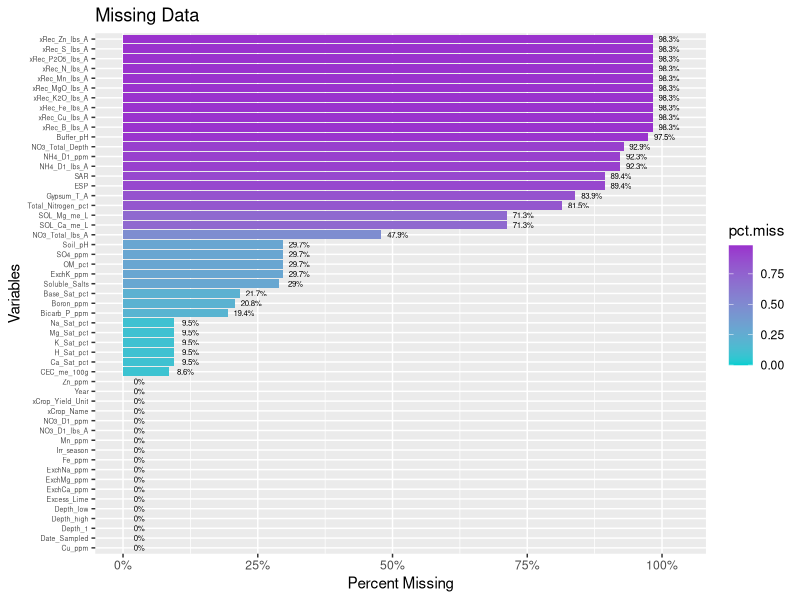
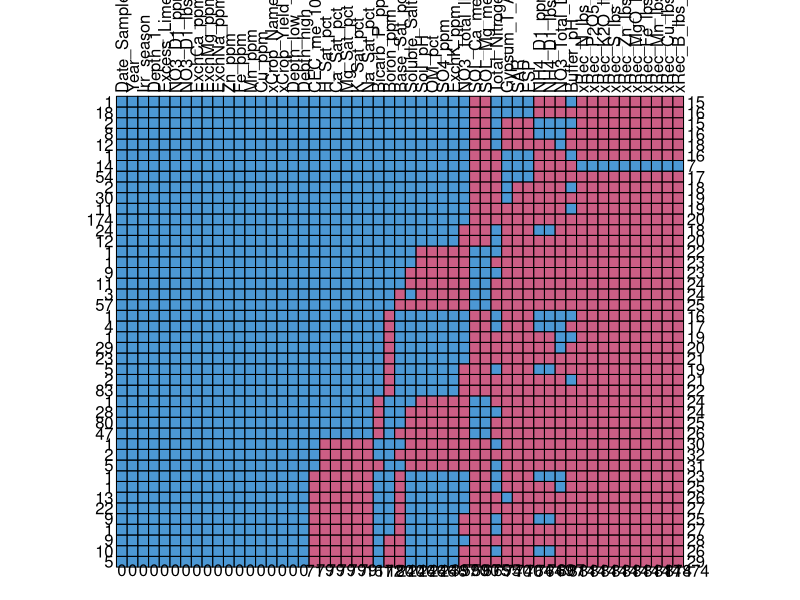
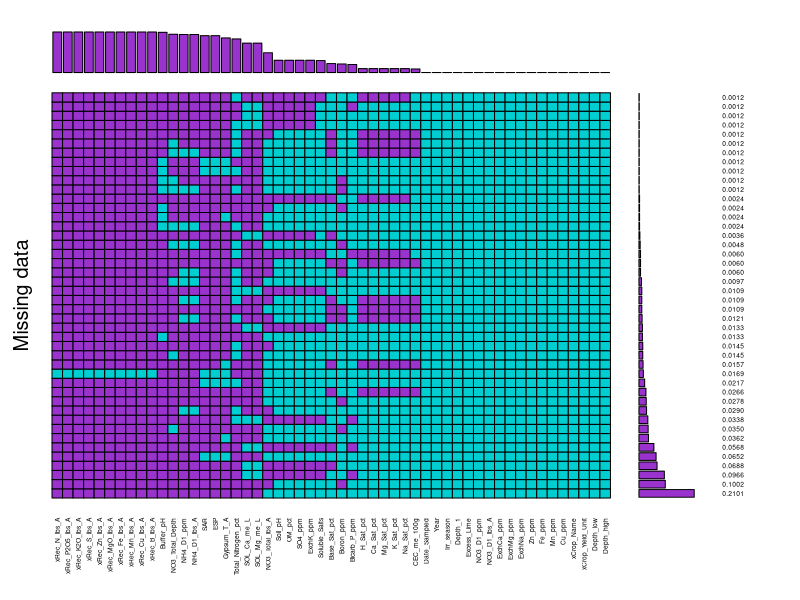
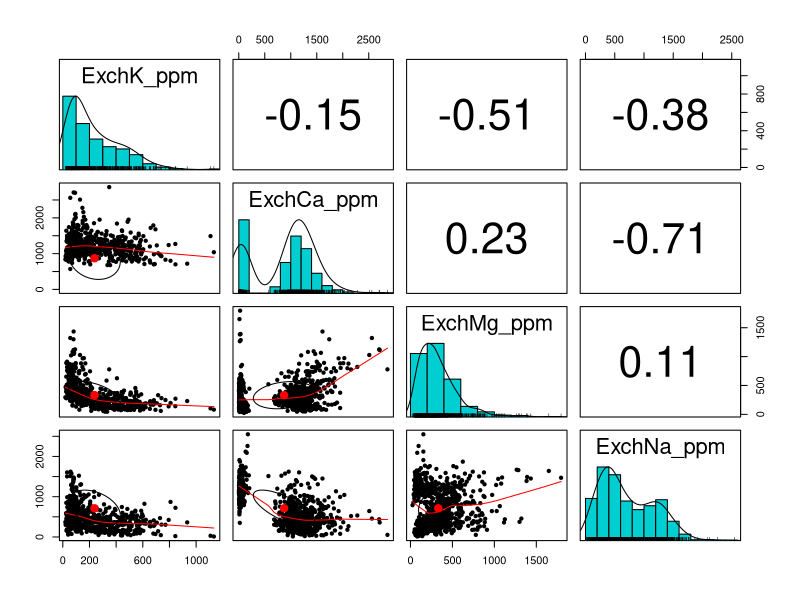
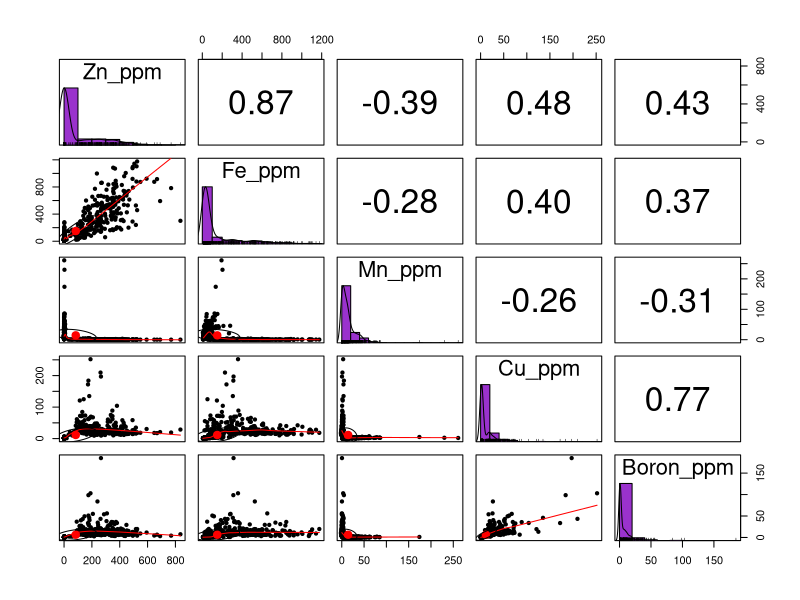
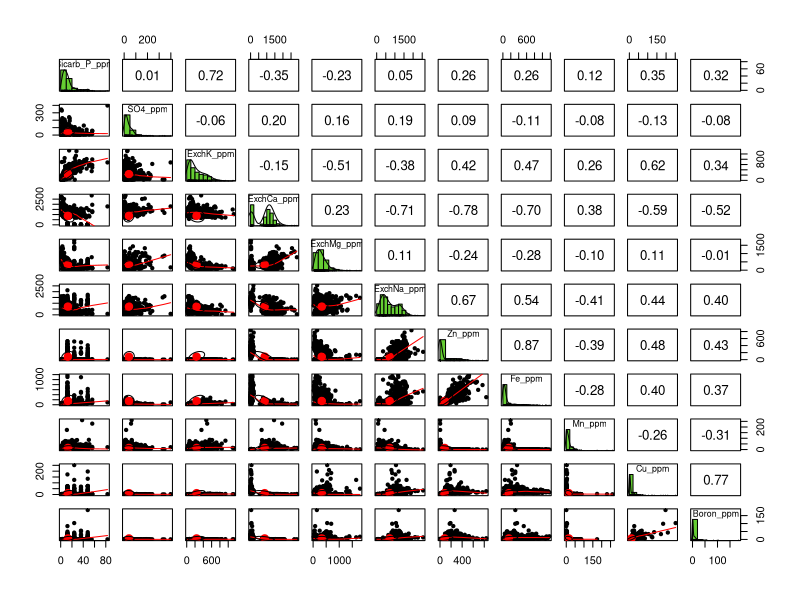
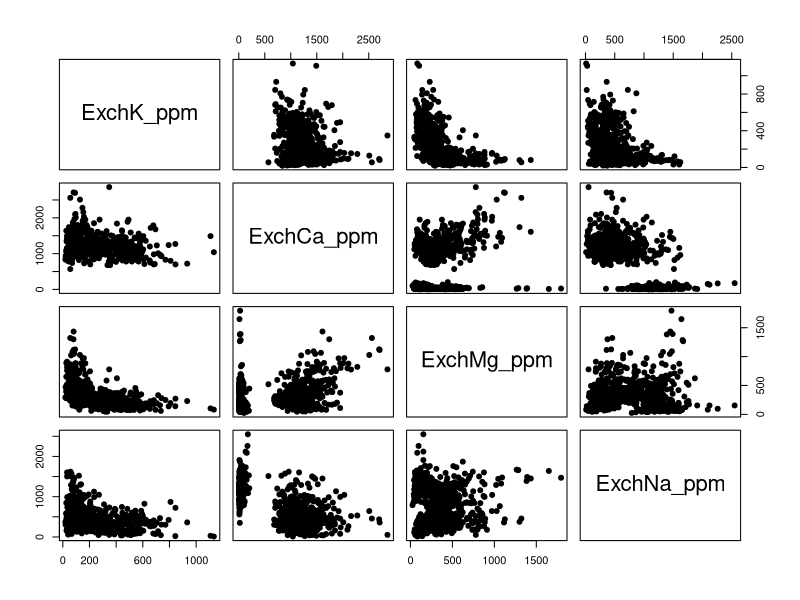

The R source for these figures, in order:
## ---- chunk 1
library(tidyverse)
## ---- chunk 2
df <- read.csv("./data/pcp_soil_data/PCP-R-ready.csv")
## ---- chunk 3
df2 <- df[, colSums(is.na(df)) != nrow(df)]
## ---- chunk 4
df3 <- df2 %>% select("Date_Sampled","Year","Irr_season", "Depth_1", "Soil_pH", "Buffer_pH", "Excess_Lime", "Soluble_Salts", "OM_pct", "NO3_D1_ppm", "NO3_D1_lbs_A", "NO3_Total_lbs_A", "NO3_Total_Depth", "Bicarb_P_ppm", "SO4_ppm", "ExchK_ppm", "ExchCa_ppm", "ExchMg_ppm", "ExchNa_ppm", "Zn_ppm", "Fe_ppm", "Mn_ppm", 'Cu_ppm', "Boron_ppm", "CEC_me_100g", "Base_Sat_pct", "H_Sat_pct", "Ca_Sat_pct", "Mg_Sat_pct", "K_Sat_pct", "Na_Sat_pct", "SOL_Ca_me_L", "SOL_Mg_me_L", "SAR", "ESP", "Gypsum_T_A", "NH4_D1_ppm", "NH4_D1_lbs_A", "Total_Nitrogen_pct", "xCrop_Name", "xCrop_Yield_Unit", "xRec_N_lbs_A", "xRec_P2O5_lbs_A", "xRec_K2O_lbs_A", "xRec_S_lbs_A", "xRec_Zn_lbs_A", "xRec_MgO_lbs_A", "xRec_Fe_lbs_A", "xRec_Mn_lbs_A", "xRec_Cu_lbs_A", "xRec_B_lbs_A")

## ---- chunk 5

## ---- chunk 6

library(lubridate)

## set Date_Sampled from factor to Date
df3$Date_Sampled <- mdy(as.character(df3$Date_Sampled))

df3 <- df3
## set empty xCrop_Name to factor level to NA  datatype

## convert xCrop_yield_Unit

## ---- chunk 7
low <- c()
high <- c()
for(i in 1:length(df3$Depth_1)){
  low <- c(low, strsplit(as.character(df3$Depth_1), "-")[[i]][1])
  high <- c(high, strsplit(as.character(df3$Depth_1), "-")[[i]][2])
}
df3$Depth_low <- low
df3$Depth_high <- high
## ---- chunk 8
glimpse(head(df3))
## ---- chunk 9
prop.miss <- apply(df3, 2, function(x) round(sum(is.na(x))/NROW(x),4))
prop.miss
## ---- chunk 10
pmpv <- data.frame(variable = names(df3), pct.miss=prop.miss)

## ---- chunk 11
ggplot(pmpv, aes(x= reorder(variable, pct.miss), y=pct.miss, fill=pct.miss)) +
  geom_bar(stat="identity") + 
  ggtitle("Missing Data") +
  ylab("Percent Missing") + 
  xlab("Variables") +
  scale_y_continuous(labels=scales::percent, limits=c(0,1.03)) + 
  geom_text(data=pmpv, aes(label=paste0(round(pct.miss*100,1),"%"), y=pct.miss+.03), size=2) +
  coord_flip() +
  theme(axis.text.y = element_text(size=5)) +
  scale_fill_gradient(low="darkturquoise",high="darkorchid3")
  
## ---- chunk 12
library(mice)
md.pattern(df3, rotate.names = TRUE)
## ---- chunk 13
library(VIM)
## ---- chunk 14
aggr(df3, col=c('darkturquoise','darkorchid3'),
              numbers=TRUE, sortVars=TRUE, prop=TRUE,border=TRUE, combined=TRUE,
              labels=names(df3), cex.axis=.4, cex.numbers=.4, varheight=FALSE,
              gap=0, ylab=c("Missing data","Pattern"))
## ---- chunk 15
library(psych)
## ---- chunk 16
## Correlation matrix betwen Macronutrients

pairs.panels(df3[,16:19],
             method="pearson",
             hist.col="#00ced1",
             density=TRUE,
             ellipses = TRUE
             )
## ---- chunk 17
# Correation Matrix between micronutrients 

pairs.panels(df3[,20:24],
             method="pearson",
             hist.col="#9a32cd",
             density=TRUE,
             ellipses = TRUE
             )
## ---- chunk 18
# Correation Matrix between micronutrients 

pairs.panels(df3[,14:24],
             method="pearson",
             hist.col="#65cd32",
             density=TRUE,
             ellipses = TRUE
             )
## ---- chunk 19
pairs(df3[,16:19], pch=19)
